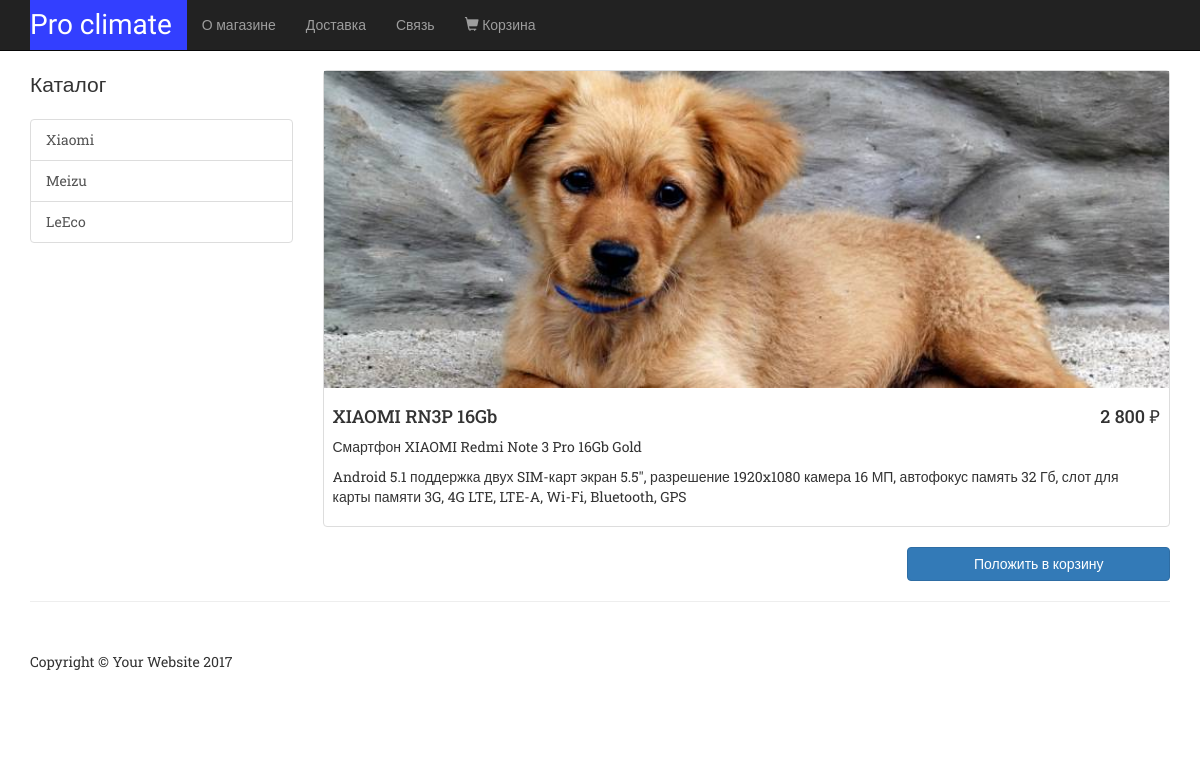
The app's page /item/1/, older data.
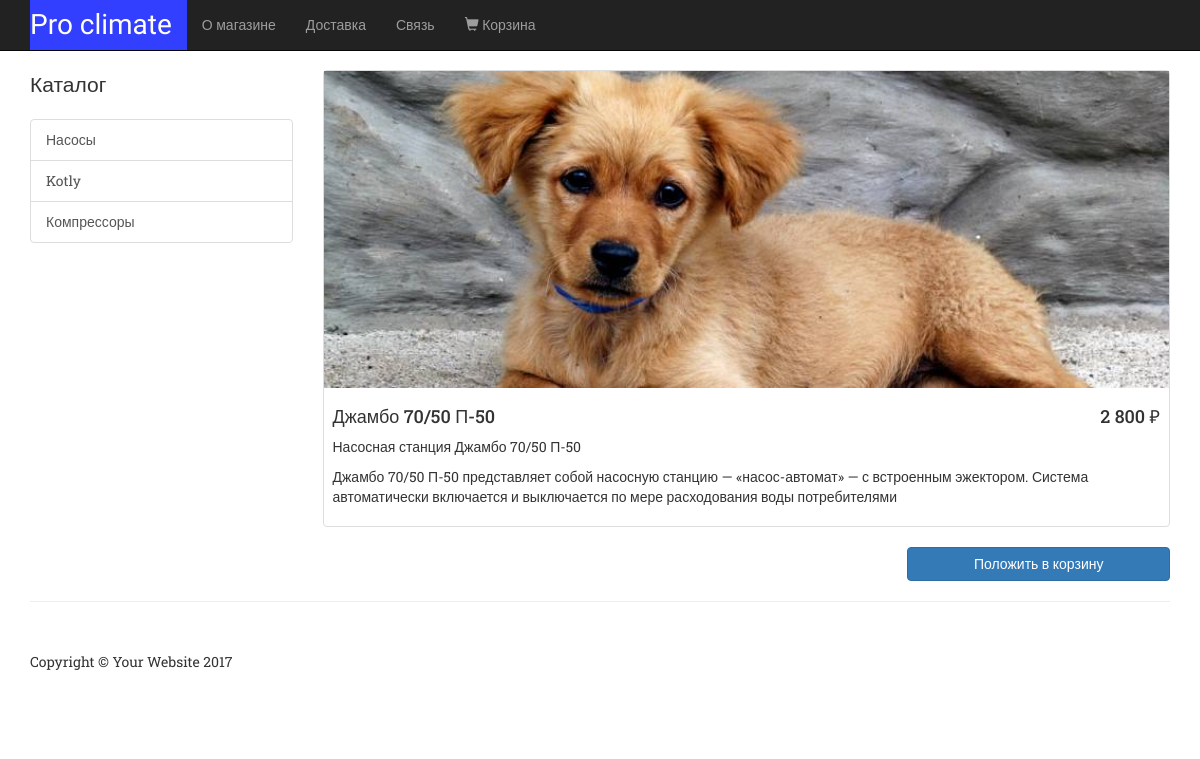
The same page, newer data.
### appshop/models.py (models this page shows, shortened)
class Category(models.Model):
    name = models.CharField(max_length=200)
    short_description = models.CharField(max_length=200)

class Product(models.Model):
    name = models.CharField(max_length=200)
    short_description = models.CharField(max_length=200)
    description = models.CharField(max_length=200)
    price = models.FloatField()
    is_enabled = models.BooleanField()
    small_photo = models.ImageField()
    big_photo = models.ImageField()
    is_featured = models.BooleanField()
    is_really_hot = models.BooleanField()
    category = models.ForeignKey(Category, on_delete=models.CASCADE)

### appshop/views.py (the view)
# urls.py: url(r'^item/(?P<id>[0-9]+)/$', views.item, name='item'),
def item(request, id):
    product = Product.objects.get(id=id)
    category = Category.objects.all()
    context = {'products': product,
               'categories': category}
    return render(request, 'item.html', context=context)

### appshop/templates/item.html (shortened to what this page needs)
{% extends "base.html"%}
{% block content %}
    <div class="container">
        <div class="row">
            <div class="col-md-3">
                <p class="lead">Каталог</p>
                <div class="list-group">
                    {% for category in categories %}
                    <a href="{% url 'catalogue' category.name %}"
                       class="list-group-item">{{category.name}}</a>
                    {% endfor %}
                </div>
            </div>
            <div class="col-md-9">
                <div class="thumbnail">
                    <img class="img-responsive" src="{{products.big_photo.url}}" alt="">
                    <div class="caption-full">
                        <h4 class="pull-right">2&nbsp;800 &#8381;</h4>
                        <h4>{{products.name}}</h4>
                        <p>{{products.short_description}}</p>
                        <p>{{products.description}}</p>
                    </div>
                </div>
                <div class="row">
                    <div class="col-md-4 col-md-offset-8">
                        <a href="{% url 'itemtocart' products.id%}" class="btn btn-primary btn-block">Положить в корзину</a>
                    </div>
                </div>
            </div>
        </div>
    </div>
{% endblock %}

Row changes from the older to the newer data that the page shows:
removed Category: name "Xiaomi"
removed Category: name "Meizu"
removed Category: name "LeEco"
added Category: name "Насосы"
added Category: name "Kotly"
added Category: name "Компрессоры"
changed Product: name "XIAOMI RN3P 16Gb" → "Джамбо 70/50 П-50"; short_description "Смартфон XIAOMI Redmi Note 3 Pro 16Gb Gold" → "Насосная станция Джамбо 70/50 П-50"; description "Android 5.1 поддержка двух SIM-карт экран 5.5\", разрешение 1920x1080 камера 16 МП, автофокус память 32 Гб, слот для карты памяти 3G, 4G LTE, LTE-A, Wi-Fi, Bluetooth, GPS" → "Джамбо 70/50 П-50 представляет собой насосную станцию — «насос-автомат» — с встроенным эжектором. Система автоматически включается и выключается по мере расходования воды потребителями"
